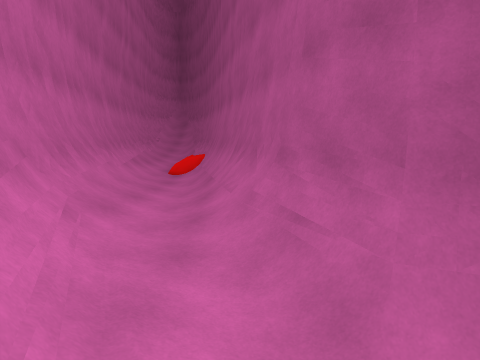
View 1 (above)

12 first-person views from a walk through a Unity game level. The camera is 1.4 m above the floor, tilts 8° down and sees 75° across. The floor is counted in squares, 1 m on a side. Each view is taken from the middle of a square. On the plan, view 1 faces up. The plan holds only what a view shows up to about 14 squares ahead; the rest is blank. The place goes on beyond the plan.

View 2
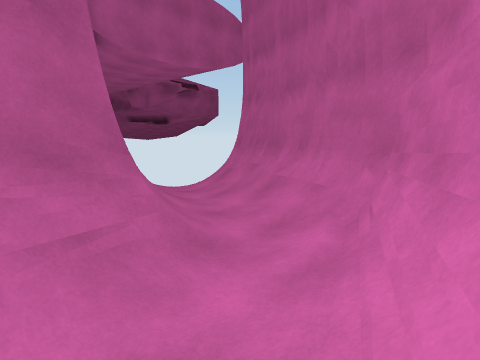

View 3
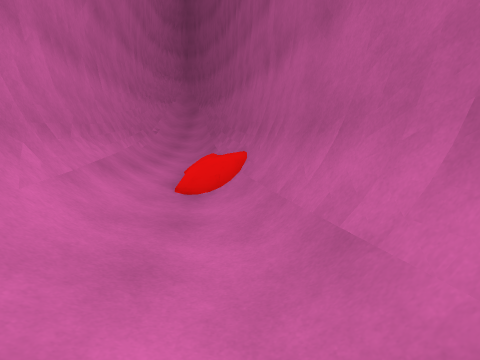

View 4
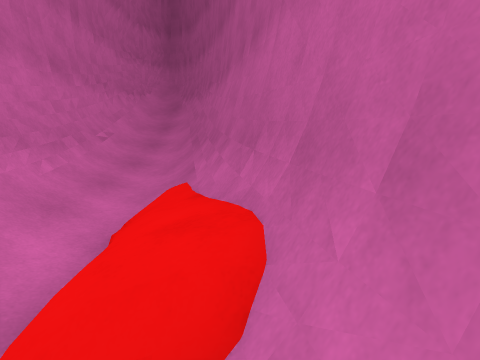

View 5
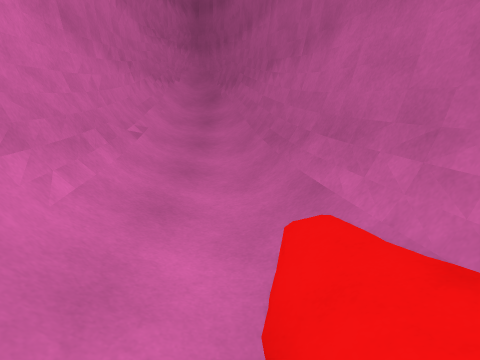

View 6
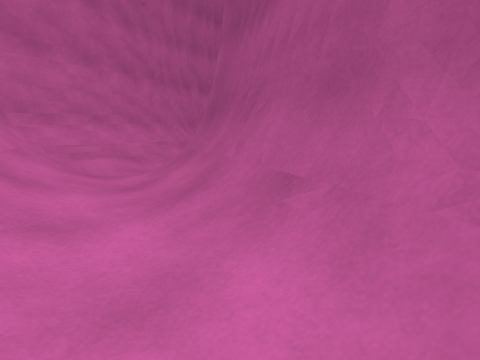

View 7
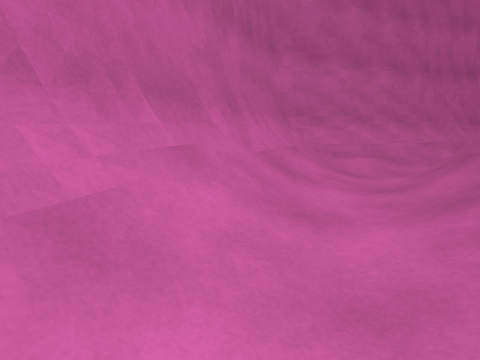

View 8
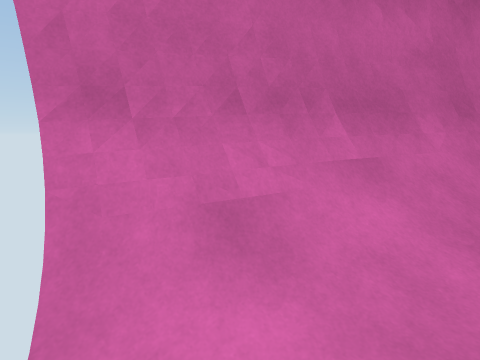

View 9
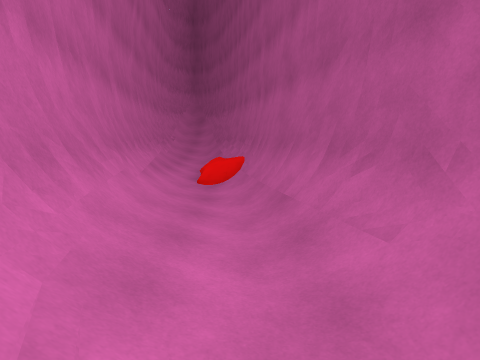

View 10
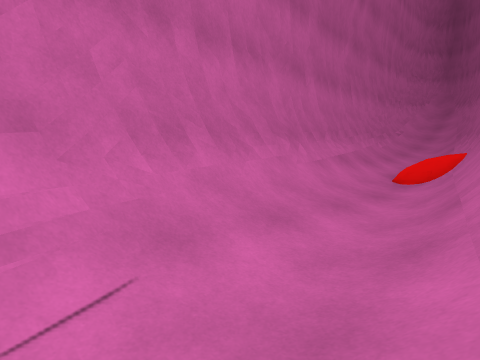

View 11
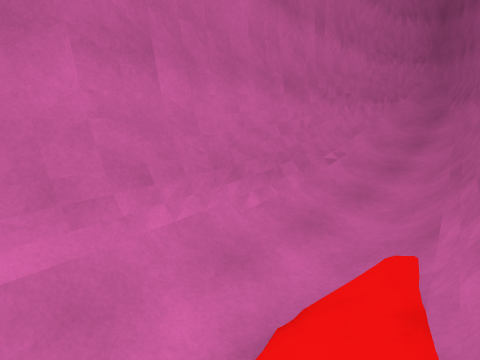

View 12
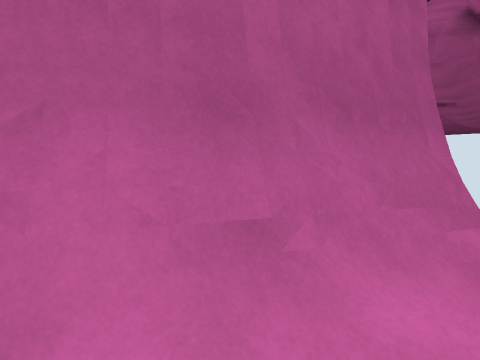

### Floor plan
Key: @ floor where view 1 was taken; # wall or solid block; . main floor; : floor 0.25 m higher than the main floor; - floor 0.25 m lower than the main floor; + floor 0.5 m higher than the main floor; _ floor 0.5 m lower than the main floor; * floor 0.75 m higher than the main floor; / step, stairs or slope; = window, fence, low wall or low ledge; ^ raised ledge; v drop or lower ground; O other object.
Columns run from 7 left of view 1 to 10 right of it. Each row starts with its distance up from view 1.
 33  #
 32 ###
 31 #/##
 30 #/=#
 29 #//#
 28 #//##
 27 #//=#
 26 #//=#
 25 #///#
 24 #///#
 23 #///##
 22 #=//##
 21 ##/+=#
 20 ##/:=#
 19 ##/:*#
 18 v#///##
 17  #/./=#
 16  #/.//#
 15  #=..=#
 14  #=/./##
 13  ==/./=#
 12  ==/./=#
 11   =/..=#
 10   ^/../#
  9   ^//./##
  8   ^=/./##
  7   ==/..=#
  6    ^/../##
  5    #=/./##
  4     ^/..=##
  3     ^=/./####
  2      ^//./O=####
  1      ^=/...///####
  0       #@//.--.//##
 -1       ###O//.---/
 -2        ####O///__
 -3          ####O//
 -4            #####

Where each view was taken, in squares from view 1:
view 1: 0 up, 0 right, facing up
view 2: 6 up, 3 left, facing down-right
view 3: 8 up, 2 left, facing up
view 4: 14 up, 2 left, facing up
view 5: 17 up, 4 left, facing up
view 6: 2 down, 9 right, facing up-left
view 7: 2 down, 9 right, facing left
view 8: 1 down, 9 right, facing down-left
view 9: 4 up, 2 left, facing up
view 10: 5 up, 0 right, facing up-left
view 11: 16 up, 2 left, facing up-left
view 12: 1 down, 5 right, facing up-right
